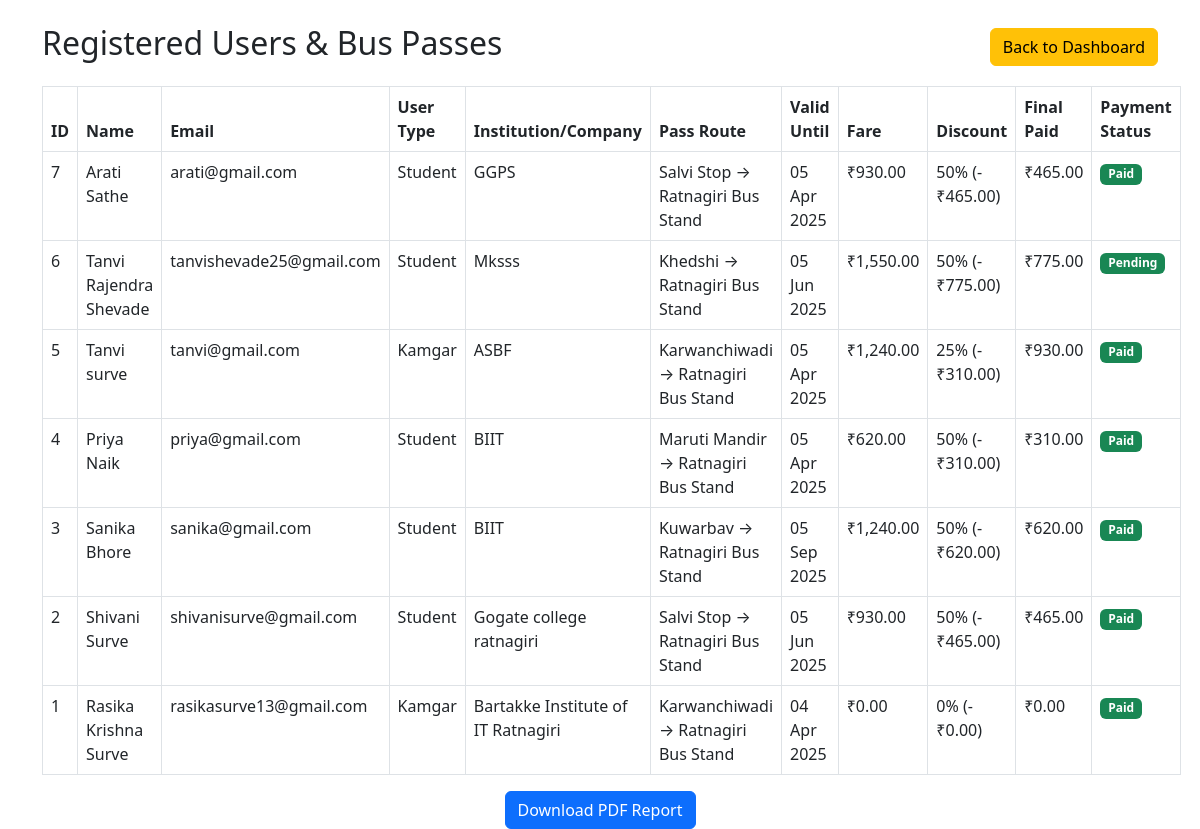
The page /admin/view_user.php (signed in) on the database its author committed.
### tables this page shows
CREATE TABLE `bus_pass` (
  `id` int(11) NOT NULL,
  `user_id` int(11) NOT NULL,
  `pass_type` enum('1','3','6','12') NOT NULL,
  `valid_until` date NOT NULL,
  `status` enum('pending','approved','rejected') DEFAULT 'pending',
  `renewed` tinyint(1) DEFAULT 0,
  `download_link` varchar(255) DEFAULT NULL,
  `created_at` timestamp NOT NULL DEFAULT current_timestamp(),
  `updated_at` timestamp NOT NULL DEFAULT current_timestamp() ON UPDATE current_timestamp(),
  `source_stop` varchar(255) NOT NULL,
  `destination_stop` varchar(255) NOT NULL,
  `payment_status` enum('pending','paid') DEFAULT 'pending',
  `total_fare` decimal(10,2) NOT NULL DEFAULT 0.00,
  `discount_percent` int(11) DEFAULT 0,
  `discount_amount` decimal(10,2) NOT NULL DEFAULT 0.00,
  `final_paid_amount` decimal(10,2) NOT NULL DEFAULT 0.00
);

CREATE TABLE `users` (
  `id` int(11) NOT NULL,
  `name` varchar(100) NOT NULL,
  `email` varchar(100) NOT NULL,
  `password` varchar(255) NOT NULL,
  `user_type` enum('student','kamgar') NOT NULL,
  `institution_name` varchar(255) DEFAULT NULL,
  `company_name` varchar(255) DEFAULT NULL,
  `created_at` timestamp NOT NULL DEFAULT current_timestamp(),
  `photo` varchar(255) DEFAULT NULL
);

### admin/view_user.php (the view, shortened to what this page needs)
<?php
include "../config.php";
$query = "SELECT users.*, bus_pass.source_stop, bus_pass.destination_stop,
                 bus_pass.pass_type, bus_pass.valid_until, bus_pass.total_fare,
                 bus_pass.discount_percent, bus_pass.discount_amount,
                 bus_pass.final_paid_amount, bus_pass.payment_status
          FROM users
          LEFT JOIN bus_pass ON users.id = bus_pass.user_id
          ORDER BY users.id DESC";
$result = $conn->query($query);
?>
<!DOCTYPE html>
<html lang="en">
<head>
    <link href="https://cdn.jsdelivr.net/npm/bootstrap@5.3.0-alpha1/dist/css/bootstrap.min.css" rel="stylesheet">
</head>
<body>
    <div class="container mt-4">
    <div class="d-flex justify-content-between align-items-center mb-3">
       <h2>Registered Users & Bus Passes</h2>
        <a href="admin_dashboard.php" class="btn btn-warning">Back to Dashboard</a>
    </div>
        <table class="table table-bordered">
            <thead class="table">
                <tr>
                    <th>ID</th>
                    <th>Name</th>
                    <th>Email</th>
                    <th>User Type</th>
                    <th>Institution/Company</th>
                    <th>Pass Route</th>
                    <th>Valid Until</th>
                    <th>Fare</th>
                    <th>Discount</th>
                    <th>Final Paid</th>
                    <th>Payment Status</th>
                </tr>
            </thead>
            <tbody>
                <?php while ($row = $result->fetch_assoc()) { ?>
                    <tr>
                        <td><?= $row["id"] ?></td>
                        <td><?= htmlspecialchars($row["name"]) ?></td>
                        <td><?= htmlspecialchars($row["email"]) ?></td>
                        <td><?= ucfirst(htmlspecialchars($row["user_type"])) ?></td>
                        <td><?= $row["user_type"] == "student" ? htmlspecialchars($row["institution_name"]) : htmlspecialchars($row["company_name"]) ?></td>
                        <td><?= htmlspecialchars($row["source_stop"]) ?> → <?= htmlspecialchars($row["destination_stop"]) ?></td>
                        <td><?= $row["valid_until"] ? date("d M Y", strtotime($row["valid_until"])) : "N/A" ?></td>
                        <td>₹<?= number_format($row["total_fare"], 2) ?></td>
                        <td><?= $row["discount_percent"] ?>% (-₹<?= number_format($row["discount_amount"], 2) ?>)</td>
                        <td>₹<?= number_format($row["final_paid_amount"], 2) ?></td>
                        <td><span class="badge bg-success"><?= ucfirst($row["payment_status"]) ?></span></td>
                    </tr>
                <?php } ?>
            </tbody>
        </table>
        <center><a href="admin_report.php" class="btn btn-primary">Download PDF Report</a></center>
    </div>
</body>
</html>

### rows shown on the page
bus_pass: user "7", user.name "Arati Sathe", user.email "arati@gmail.com", user.user_type "Student", user.institution_name "GGPS", source_stop "Salvi Stop", destination_stop "Ratnagiri Bus Stand", valid_until "05 Apr 2025", total_fare "930.00", discount_percent "50", discount_amount "465.00", final_paid_amount "465.00", payment_status "Paid"
bus_pass: user "6", user.name "Tanvi Rajendra Shevade", user.email "tanvishevade25@gmail.com", user.user_type "Student", user.institution_name "Mksss", source_stop "Khedshi", destination_stop "Ratnagiri Bus Stand", valid_until "05 Jun 2025", total_fare "1,550.00", discount_percent "50", discount_amount "775.00", final_paid_amount "775.00", payment_status "Pending"
bus_pass: user "5", user.name "Tanvi surve", user.email "tanvi@gmail.com", user.user_type "Kamgar", user.company_name "ASBF", source_stop "Karwanchiwadi", destination_stop "Ratnagiri Bus Stand", valid_until "05 Apr 2025", total_fare "1,240.00", discount_percent "25", discount_amount "310.00", final_paid_amount "930.00", payment_status "Paid"
bus_pass: user "4", user.name "Priya Naik", user.email "priya@gmail.com", user.user_type "Student", user.institution_name "BIIT", source_stop "Maruti Mandir", destination_stop "Ratnagiri Bus Stand", valid_until "05 Apr 2025", total_fare "620.00", discount_percent "50", discount_amount "310.00", final_paid_amount "310.00", payment_status "Paid"
bus_pass: user "3", user.name "Sanika Bhore", user.email "sanika@gmail.com", user.user_type "Student", user.institution_name "BIIT", source_stop "Kuwarbav", destination_stop "Ratnagiri Bus Stand", valid_until "05 Sep 2025", total_fare "1,240.00", discount_percent "50", discount_amount "620.00", final_paid_amount "620.00", payment_status "Paid"
bus_pass: user "2", user.name "Shivani Surve", user.email "shivanisurve@gmail.com", user.user_type "Student", user.institution_name "Gogate college ratnagiri", source_stop "Salvi Stop", destination_stop "Ratnagiri Bus Stand", valid_until "05 Jun 2025", total_fare "930.00", discount_percent "50", discount_amount "465.00", final_paid_amount "465.00", payment_status "Paid"
bus_pass: user "1", user.name "Rasika Krishna Surve", user.email "rasikasurve13@gmail.com", user.user_type "Kamgar", user.company_name "Bartakke Institute of IT Ratnagiri", source_stop "Karwanchiwadi", destination_stop "Ratnagiri Bus Stand", valid_until "04 Apr 2025", total_fare "0.00", discount_percent "0", discount_amount "0.00", final_paid_amount "0.00", payment_status "Paid"
